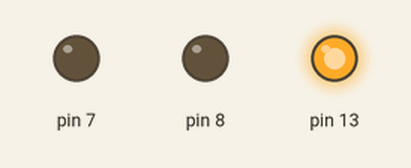
This sketch was run on a simulated Arduino Uno, built with avr-gcc and run on an emulated ATmega328P. Shown: output pins drawn as LEDs (lit = HIGH).

Above: at 0.15 s.
At 5.55 s:
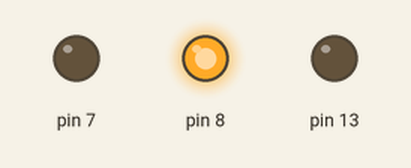
At 11.55 s:
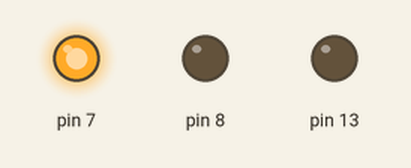
At 23.25 s:
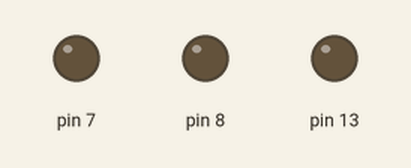
Timing chart, 0 to 23.6 s (numbered marks = the images above):
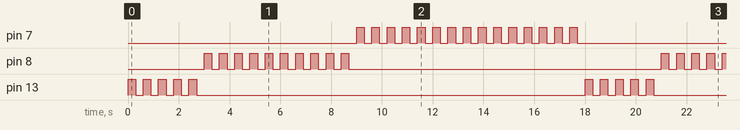

The sketch:

5red10green15blue.ino
```cpp
void setup() {
  // put your setup code here, to run once:
  pinMode(13,OUTPUT);
  pinMode(8,OUTPUT);
  pinMode(7,OUTPUT);
}

void loop() {
  // put your main code here, to run repeatedly:
  digitalWrite(13,HIGH);
  delay(300);
  digitalWrite(13,LOW);
  delay(300 );
  digitalWrite(13,HIGH);
  delay(300);
  digitalWrite(13,LOW);
  delay(300 );
  digitalWrite(13,HIGH);
  delay(300);
  digitalWrite(13,LOW);
  delay(300 );
  digitalWrite(13,HIGH);
  delay(300);
  digitalWrite(13,LOW);
  delay(300 );
  digitalWrite(13,HIGH);
  delay(300);
  digitalWrite(13,LOW);
  delay(300 );
  digitalWrite(8,HIGH);
  delay(300);
  digitalWrite(8,LOW);
  delay(300 );
  digitalWrite(8,HIGH);
  delay(300);
  digitalWrite(8,LOW);
  delay(300 );
  digitalWrite(8,HIGH);
  delay(300);
  digitalWrite(8,LOW);
  delay(300 );
  digitalWrite(8,HIGH);
  delay(300);
  digitalWrite(8,LOW);
  delay(300 );
  digitalWrite(8,HIGH);
  delay(300);
  digitalWrite(8,LOW);
  delay(300 );
  digitalWrite(8,HIGH);
  delay(300);
  digitalWrite(8,LOW);
  delay(300 );
  digitalWrite(8,HIGH);
  delay(300);
  digitalWrite(8,LOW);
  delay(300 );
  digitalWrite(8,HIGH);
  delay(300);
  digitalWrite(8,LOW);
  delay(300 );
  digitalWrite(8,HIGH);
  delay(300);
  digitalWrite(8,LOW);
  delay(300 );
  digitalWrite(8,HIGH);
  delay(300);
  digitalWrite(8,LOW);
  delay(300 );
  digitalWrite(7,HIGH);
  delay(300);
  digitalWrite(7,LOW);
  delay(300 );
  digitalWrite(7,HIGH);
  delay(300);
  digitalWrite(7,LOW);
  delay(300 );
  digitalWrite(7,HIGH);
  delay(300);
  digitalWrite(7,LOW);
  delay(300 );
  digitalWrite(7,HIGH);
  delay(300);
  digitalWrite(7,LOW);
  delay(300 );
  digitalWrite(7,HIGH);
  delay(300);
  digitalWrite(7,LOW);
  delay(300 );
  digitalWrite(7,HIGH);
  delay(300);
  digitalWrite(7,LOW);
  delay(300 );
  digitalWrite(7,HIGH);
  delay(300);
  digitalWrite(7,LOW);
  delay(300 );
  digitalWrite(7,HIGH);
  delay(300);
  digitalWrite(7,LOW);
  delay(300 );
  digitalWrite(7,HIGH);
  delay(300);
  digitalWrite(7,LOW);
  delay(300 );
  digitalWrite(7,HIGH);
  delay(300);
  digitalWrite(7,LOW);
  delay(300 );
  digitalWrite(7,HIGH);
  delay(300);
  digitalWrite(7,LOW);
  delay(300 );
  digitalWrite(7,HIGH);
  delay(300);
  digitalWrite(7,LOW);
  delay(300 );
  digitalWrite(7,HIGH);
  delay(300);
  digitalWrite(7,LOW);
  delay(300 );
  digitalWrite(7,HIGH);
  delay(300);
  digitalWrite(7,LOW);
  delay(300 );
  digitalWrite(7,HIGH);
  delay(300);
  digitalWrite(7,LOW);
  delay(300 );
}
```

Measured:
- by itself, pin 7: repeats every 18.0 s: HIGH 0.30 s, LOW 9.3 s, 14 × (HIGH 0.30 s, LOW 0.30 s)
- by itself, pin 8: repeats every 18.0 s: 9 × (LOW 0.30 s, HIGH 0.30 s), LOW 12.3 s, HIGH 0.30 s
- by itself, pin 13: repeats every 18.0 s: 4 × (LOW 0.30 s, HIGH 0.30 s), LOW 15.3 s, HIGH 0.30 s
